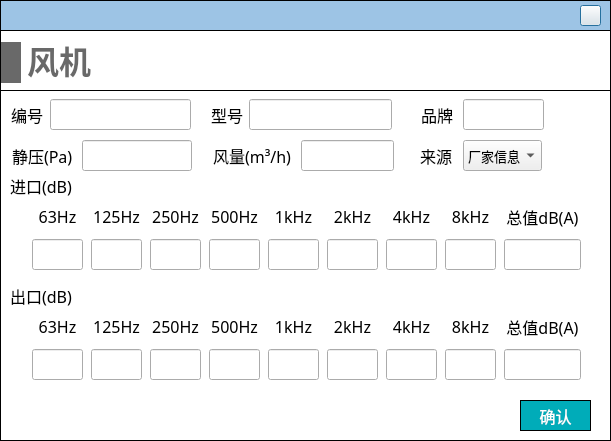
<?xml version="1.0" encoding="UTF-8"?>
<ui version="4.0">
 <class>Dialog_fan</class>
 <widget class="QDialog" name="Dialog_fan">
  <property name="geometry">
   <rect>
    <x>0</x>
    <y>0</y>
    <width>611</width>
    <height>441</height>
   </rect>
  </property>
  <property name="maximumSize">
   <size>
    <width>671</width>
    <height>16777215</height>
   </size>
  </property>
  <property name="windowTitle">
   <string>Dialog</string>
  </property>
  <property name="styleSheet">
   <string notr="true">#Dialog_fan_noise
{
	background-color: rgb(255, 255, 255);
}

QLineEdit 
{
font-family: 'Microsoft YaHei';
font-size: 13px;
}

QComboBox
{
font-family: 'Microsoft YaHei';
font-size: 13px;
}</string>
  </property>
  <widget class="QWidget" name="widget_top" native="true">
   <property name="geometry">
    <rect>
     <x>0</x>
     <y>0</y>
     <width>611</width>
     <height>31</height>
    </rect>
   </property>
   <property name="styleSheet">
    <string notr="true">#widget_top
{
border: 1px solid #000000;
background-color: rgb(157, 196, 229);
	background-color: rgb(157, 196, 229);
}</string>
   </property>
   <widget class="QPushButton" name="close">
    <property name="geometry">
     <rect>
      <x>580</x>
      <y>5</y>
      <width>21</width>
      <height>21</height>
     </rect>
    </property>
    <property name="styleSheet">
     <string notr="true">border-image: url(:/images/image/closeWindow.jpg);</string>
    </property>
    <property name="text">
     <string/>
    </property>
   </widget>
  </widget>
  <widget class="QWidget" name="widget_add_fan_noise" native="true">
   <property name="geometry">
    <rect>
     <x>0</x>
     <y>30</y>
     <width>611</width>
     <height>411</height>
    </rect>
   </property>
   <property name="styleSheet">
    <string notr="true">#widget_add_fan_noise
{
border: 1px solid #000000;
	background-color: rgb(255, 255, 255);
}</string>
   </property>
   <widget class="QWidget" name="widget_2" native="true">
    <property name="geometry">
     <rect>
      <x>0</x>
      <y>60</y>
      <width>611</width>
      <height>351</height>
     </rect>
    </property>
    <property name="styleSheet">
     <string notr="true">#widget_2
{
border: 1px solid #000000;
}

QLabel
{
font-family: '黑体';
font-size: 16px;
}

QLineEdit
{
font-family: '黑体';
}

QRadioButton
{
font-family: '黑体';
}

QPushButton
{
font-family: '黑体';
}</string>
    </property>
    <widget class="QWidget" name="layoutWidget">
     <property name="geometry">
      <rect>
       <x>30</x>
       <y>220</y>
       <width>561</width>
       <height>72</height>
      </rect>
     </property>
     <layout class="QHBoxLayout" name="horizontalLayout">
      <item>
       <layout class="QVBoxLayout" name="verticalLayout">
        <item>
         <widget class="QLabel" name="label_7">
          <property name="minimumSize">
           <size>
            <width>51</width>
            <height>31</height>
           </size>
          </property>
          <property name="maximumSize">
           <size>
            <width>51</width>
            <height>31</height>
           </size>
          </property>
          <property name="font">
           <font>
            <family>黑体</family>
            <pointsize>-1</pointsize>
           </font>
          </property>
          <property name="text">
           <string>63Hz</string>
          </property>
          <property name="alignment">
           <set>Qt::AlignCenter</set>
          </property>
         </widget>
        </item>
        <item>
         <widget class="QLineEdit" name="lineEdit_out_63">
          <property name="minimumSize">
           <size>
            <width>51</width>
            <height>31</height>
           </size>
          </property>
          <property name="maximumSize">
           <size>
            <width>51</width>
            <height>31</height>
           </size>
          </property>
          <property name="font">
           <font>
            <family>黑体</family>
            <pointsize>-1</pointsize>
           </font>
          </property>
          <property name="alignment">
           <set>Qt::AlignCenter</set>
          </property>
         </widget>
        </item>
       </layout>
      </item>
      <item>
       <layout class="QVBoxLayout" name="verticalLayout_2">
        <item>
         <widget class="QLabel" name="label_8">
          <property name="minimumSize">
           <size>
            <width>51</width>
            <height>31</height>
           </size>
          </property>
          <property name="maximumSize">
           <size>
            <width>51</width>
            <height>31</height>
           </size>
          </property>
          <property name="font">
           <font>
            <family>黑体</family>
            <pointsize>-1</pointsize>
           </font>
          </property>
          <property name="text">
           <string>125Hz</string>
          </property>
          <property name="alignment">
           <set>Qt::AlignCenter</set>
          </property>
         </widget>
        </item>
        <item>
         <widget class="QLineEdit" name="lineEdit_out_125">
          <property name="minimumSize">
           <size>
            <width>51</width>
            <height>31</height>
           </size>
          </property>
          <property name="maximumSize">
           <size>
            <width>51</width>
            <height>31</height>
           </size>
          </property>
          <property name="font">
           <font>
            <family>黑体</family>
            <pointsize>-1</pointsize>
           </font>
          </property>
          <property name="alignment">
           <set>Qt::AlignCenter</set>
          </property>
         </widget>
        </item>
       </layout>
      </item>
      <item>
       <layout class="QVBoxLayout" name="verticalLayout_3">
        <item>
         <widget class="QLabel" name="label_9">
          <property name="minimumSize">
           <size>
            <width>51</width>
            <height>31</height>
           </size>
          </property>
          <property name="maximumSize">
           <size>
            <width>51</width>
            <height>31</height>
           </size>
          </property>
          <property name="font">
           <font>
            <family>黑体</family>
            <pointsize>-1</pointsize>
           </font>
          </property>
          <property name="text">
           <string>250Hz</string>
          </property>
          <property name="alignment">
           <set>Qt::AlignCenter</set>
          </property>
         </widget>
        </item>
        <item>
         <widget class="QLineEdit" name="lineEdit_out_250">
          <property name="minimumSize">
           <size>
            <width>51</width>
            <height>31</height>
           </size>
          </property>
          <property name="maximumSize">
           <size>
            <width>51</width>
            <height>31</height>
           </size>
          </property>
          <property name="font">
           <font>
            <family>黑体</family>
            <pointsize>-1</pointsize>
           </font>
          </property>
          <property name="alignment">
           <set>Qt::AlignCenter</set>
          </property>
         </widget>
        </item>
       </layout>
      </item>
      <item>
       <layout class="QVBoxLayout" name="verticalLayout_4">
        <item>
         <widget class="QLabel" name="label_10">
          <property name="minimumSize">
           <size>
            <width>51</width>
            <height>31</height>
           </size>
          </property>
          <property name="maximumSize">
           <size>
            <width>51</width>
            <height>31</height>
           </size>
          </property>
          <property name="font">
           <font>
            <family>黑体</family>
            <pointsize>-1</pointsize>
           </font>
          </property>
          <property name="text">
           <string>500Hz</string>
          </property>
          <property name="alignment">
           <set>Qt::AlignCenter</set>
          </property>
         </widget>
        </item>
        <item>
         <widget class="QLineEdit" name="lineEdit_out_500">
          <property name="minimumSize">
           <size>
            <width>51</width>
            <height>31</height>
           </size>
          </property>
          <property name="maximumSize">
           <size>
            <width>51</width>
            <height>31</height>
           </size>
          </property>
          <property name="font">
           <font>
            <family>黑体</family>
            <pointsize>-1</pointsize>
           </font>
          </property>
          <property name="alignment">
           <set>Qt::AlignCenter</set>
          </property>
         </widget>
        </item>
       </layout>
      </item>
      <item>
       <layout class="QVBoxLayout" name="verticalLayout_5">
        <item>
         <widget class="QLabel" name="label_11">
          <property name="minimumSize">
           <size>
            <width>51</width>
            <height>31</height>
           </size>
          </property>
          <property name="maximumSize">
           <size>
            <width>51</width>
            <height>31</height>
           </size>
          </property>
          <property name="font">
           <font>
            <family>黑体</family>
            <pointsize>-1</pointsize>
           </font>
          </property>
          <property name="text">
           <string>1kHz</string>
          </property>
          <property name="alignment">
           <set>Qt::AlignCenter</set>
          </property>
         </widget>
        </item>
        <item>
         <widget class="QLineEdit" name="lineEdit_out_1k">
          <property name="minimumSize">
           <size>
            <width>51</width>
            <height>31</height>
           </size>
          </property>
          <property name="maximumSize">
           <size>
            <width>51</width>
            <height>31</height>
           </size>
          </property>
          <property name="font">
           <font>
            <family>黑体</family>
            <pointsize>-1</pointsize>
           </font>
          </property>
          <property name="alignment">
           <set>Qt::AlignCenter</set>
          </property>
         </widget>
        </item>
       </layout>
      </item>
      <item>
       <layout class="QVBoxLayout" name="verticalLayout_6">
        <property name="spacing">
         <number>6</number>
        </property>
        <item>
         <widget class="QLabel" name="label_12">
          <property name="minimumSize">
           <size>
            <width>51</width>
            <height>31</height>
           </size>
          </property>
          <property name="maximumSize">
           <size>
            <width>51</width>
            <height>31</height>
           </size>
          </property>
          <property name="font">
           <font>
            <family>黑体</family>
            <pointsize>-1</pointsize>
           </font>
          </property>
          <property name="text">
           <string>2kHz</string>
          </property>
          <property name="alignment">
           <set>Qt::AlignCenter</set>
          </property>
         </widget>
        </item>
        <item>
         <widget class="QLineEdit" name="lineEdit_out_2k">
          <property name="minimumSize">
           <size>
            <width>51</width>
            <height>31</height>
           </size>
          </property>
          <property name="maximumSize">
           <size>
            <width>51</width>
            <height>31</height>
           </size>
          </property>
          <property name="font">
           <font>
            <family>黑体</family>
            <pointsize>-1</pointsize>
           </font>
          </property>
          <property name="alignment">
           <set>Qt::AlignCenter</set>
          </property>
         </widget>
        </item>
       </layout>
      </item>
      <item>
       <layout class="QVBoxLayout" name="verticalLayout_7">
        <item>
         <widget class="QLabel" name="label_">
          <property name="minimumSize">
           <size>
            <width>51</width>
            <height>31</height>
           </size>
          </property>
          <property name="maximumSize">
           <size>
            <width>51</width>
            <height>31</height>
           </size>
          </property>
          <property name="font">
           <font>
            <family>黑体</family>
            <pointsize>-1</pointsize>
           </font>
          </property>
          <property name="text">
           <string>4kHz</string>
          </property>
          <property name="alignment">
           <set>Qt::AlignCenter</set>
          </property>
         </widget>
        </item>
        <item>
         <widget class="QLineEdit" name="lineEdit_out_4k">
          <property name="minimumSize">
           <size>
            <width>51</width>
            <height>31</height>
           </size>
          </property>
          <property name="maximumSize">
           <size>
            <width>51</width>
            <height>31</height>
           </size>
          </property>
          <property name="font">
           <font>
            <family>黑体</family>
            <pointsize>-1</pointsize>
           </font>
          </property>
          <property name="alignment">
           <set>Qt::AlignCenter</set>
          </property>
         </widget>
        </item>
       </layout>
      </item>
      <item>
       <layout class="QVBoxLayout" name="verticalLayout_8">
        <item>
         <widget class="QLabel" name="label_14">
          <property name="minimumSize">
           <size>
            <width>51</width>
            <height>31</height>
           </size>
          </property>
          <property name="maximumSize">
           <size>
            <width>51</width>
            <height>31</height>
           </size>
          </property>
          <property name="font">
           <font>
            <family>黑体</family>
            <pointsize>-1</pointsize>
           </font>
          </property>
          <property name="text">
           <string>8kHz</string>
          </property>
          <property name="alignment">
           <set>Qt::AlignCenter</set>
          </property>
         </widget>
        </item>
        <item>
         <widget class="QLineEdit" name="lineEdit_out_8k">
          <property name="minimumSize">
           <size>
            <width>51</width>
            <height>31</height>
           </size>
          </property>
          <property name="maximumSize">
           <size>
            <width>51</width>
            <height>31</height>
           </size>
          </property>
          <property name="font">
           <font>
            <family>黑体</family>
            <pointsize>-1</pointsize>
           </font>
          </property>
          <property name="alignment">
           <set>Qt::AlignCenter</set>
          </property>
         </widget>
        </item>
       </layout>
      </item>
      <item>
       <layout class="QVBoxLayout" name="verticalLayout_9">
        <item>
         <widget class="QLabel" name="label_23">
          <property name="minimumSize">
           <size>
            <width>77</width>
            <height>31</height>
           </size>
          </property>
          <property name="maximumSize">
           <size>
            <width>51</width>
            <height>31</height>
           </size>
          </property>
          <property name="font">
           <font>
            <family>黑体</family>
            <pointsize>-1</pointsize>
           </font>
          </property>
          <property name="text">
           <string>总值dB(A)</string>
          </property>
          <property name="alignment">
           <set>Qt::AlignCenter</set>
          </property>
         </widget>
        </item>
        <item>
         <widget class="QLineEdit" name="lineEdit_out_total">
          <property name="minimumSize">
           <size>
            <width>77</width>
            <height>31</height>
           </size>
          </property>
          <property name="maximumSize">
           <size>
            <width>51</width>
            <height>31</height>
           </size>
          </property>
          <property name="font">
           <font>
            <family>黑体</family>
            <pointsize>-1</pointsize>
           </font>
          </property>
          <property name="alignment">
           <set>Qt::AlignCenter</set>
          </property>
          <property name="readOnly">
           <bool>true</bool>
          </property>
         </widget>
        </item>
       </layout>
      </item>
     </layout>
    </widget>
    <widget class="QLineEdit" name="lineEdit_air_volume">
     <property name="geometry">
      <rect>
       <x>301</x>
       <y>50</y>
       <width>93</width>
       <height>31</height>
      </rect>
     </property>
     <property name="minimumSize">
      <size>
       <width>0</width>
       <height>31</height>
      </size>
     </property>
     <property name="font">
      <font>
       <family>黑体</family>
       <pointsize>-1</pointsize>
      </font>
     </property>
    </widget>
    <widget class="QLabel" name="label_6">
     <property name="geometry">
      <rect>
       <x>213</x>
       <y>50</y>
       <width>82</width>
       <height>31</height>
      </rect>
     </property>
     <property name="font">
      <font>
       <family>黑体</family>
       <pointsize>-1</pointsize>
      </font>
     </property>
     <property name="text">
      <string>风量(m³/h)</string>
     </property>
    </widget>
    <widget class="QLineEdit" name="lineEdit_static_pressure">
     <property name="geometry">
      <rect>
       <x>82</x>
       <y>50</y>
       <width>110</width>
       <height>31</height>
      </rect>
     </property>
     <property name="minimumSize">
      <size>
       <width>0</width>
       <height>31</height>
      </size>
     </property>
     <property name="font">
      <font>
       <family>黑体</family>
       <pointsize>-1</pointsize>
      </font>
     </property>
    </widget>
    <widget class="QLabel" name="label_17">
     <property name="geometry">
      <rect>
       <x>12</x>
       <y>50</y>
       <width>64</width>
       <height>31</height>
      </rect>
     </property>
     <property name="font">
      <font>
       <family>黑体</family>
       <pointsize>-1</pointsize>
      </font>
     </property>
     <property name="text">
      <string>静压(Pa)</string>
     </property>
    </widget>
    <widget class="QLabel" name="label_16">
     <property name="geometry">
      <rect>
       <x>10</x>
       <y>80</y>
       <width>71</width>
       <height>31</height>
      </rect>
     </property>
     <property name="font">
      <font>
       <family>黑体</family>
       <pointsize>-1</pointsize>
      </font>
     </property>
     <property name="text">
      <string>进口(dB)</string>
     </property>
    </widget>
    <widget class="QLabel" name="label_19">
     <property name="geometry">
      <rect>
       <x>10</x>
       <y>190</y>
       <width>71</width>
       <height>31</height>
      </rect>
     </property>
     <property name="font">
      <font>
       <family>黑体</family>
       <pointsize>-1</pointsize>
      </font>
     </property>
     <property name="text">
      <string>出口(dB)</string>
     </property>
    </widget>
    <widget class="QWidget" name="layoutWidget_3">
     <property name="geometry">
      <rect>
       <x>30</x>
       <y>110</y>
       <width>561</width>
       <height>72</height>
      </rect>
     </property>
     <layout class="QHBoxLayout" name="horizontalLayout_2">
      <item>
       <layout class="QVBoxLayout" name="verticalLayout_10">
        <item>
         <widget class="QLabel" name="label_20">
          <property name="minimumSize">
           <size>
            <width>51</width>
            <height>31</height>
           </size>
          </property>
          <property name="maximumSize">
           <size>
            <width>51</width>
            <height>31</height>
           </size>
          </property>
          <property name="font">
           <font>
            <family>黑体</family>
            <pointsize>-1</pointsize>
           </font>
          </property>
          <property name="text">
           <string>63Hz</string>
          </property>
          <property name="alignment">
           <set>Qt::AlignCenter</set>
          </property>
         </widget>
        </item>
        <item>
         <widget class="QLineEdit" name="lineEdit_in_63">
          <property name="minimumSize">
           <size>
            <width>51</width>
            <height>31</height>
           </size>
          </property>
          <property name="maximumSize">
           <size>
            <width>51</width>
            <height>31</height>
           </size>
          </property>
          <property name="font">
           <font>
            <family>黑体</family>
            <pointsize>-1</pointsize>
           </font>
          </property>
          <property name="alignment">
           <set>Qt::AlignCenter</set>
          </property>
         </widget>
        </item>
       </layout>
      </item>
      <item>
       <layout class="QVBoxLayout" name="verticalLayout_11">
        <item>
         <widget class="QLabel" name="label_21">
          <property name="minimumSize">
           <size>
            <width>51</width>
            <height>31</height>
           </size>
          </property>
          <property name="maximumSize">
           <size>
            <width>51</width>
            <height>31</height>
           </size>
          </property>
          <property name="font">
           <font>
            <family>黑体</family>
            <pointsize>-1</pointsize>
           </font>
          </property>
          <property name="text">
           <string>125Hz</string>
          </property>
          <property name="alignment">
           <set>Qt::AlignCenter</set>
          </property>
         </widget>
        </item>
        <item>
         <widget class="QLineEdit" name="lineEdit_in_125">
          <property name="minimumSize">
           <size>
            <width>51</width>
            <height>31</height>
           </size>
          </property>
          <property name="maximumSize">
           <size>
            <width>51</width>
            <height>31</height>
           </size>
          </property>
          <property name="font">
           <font>
            <family>黑体</family>
            <pointsize>-1</pointsize>
           </font>
          </property>
          <property name="alignment">
           <set>Qt::AlignCenter</set>
          </property>
         </widget>
        </item>
       </layout>
      </item>
      <item>
       <layout class="QVBoxLayout" name="verticalLayout_12">
        <item>
         <widget class="QLabel" name="label_22">
          <property name="minimumSize">
           <size>
            <width>51</width>
            <height>31</height>
           </size>
          </property>
          <property name="maximumSize">
           <size>
            <width>51</width>
            <height>31</height>
           </size>
          </property>
          <property name="font">
           <font>
            <family>黑体</family>
            <pointsize>-1</pointsize>
           </font>
          </property>
          <property name="text">
           <string>250Hz</string>
          </property>
          <property name="alignment">
           <set>Qt::AlignCenter</set>
          </property>
         </widget>
        </item>
        <item>
         <widget class="QLineEdit" name="lineEdit_in_250">
          <property name="minimumSize">
           <size>
            <width>51</width>
            <height>31</height>
           </size>
          </property>
          <property name="maximumSize">
           <size>
            <width>51</width>
            <height>31</height>
           </size>
          </property>
          <property name="font">
           <font>
            <family>黑体</family>
            <pointsize>-1</pointsize>
           </font>
          </property>
          <property name="alignment">
           <set>Qt::AlignCenter</set>
          </property>
         </widget>
        </item>
       </layout>
      </item>
      <item>
       <layout class="QVBoxLayout" name="verticalLayout_13">
        <item>
         <widget class="QLabel" name="label_24">
          <property name="minimumSize">
           <size>
            <width>51</width>
            <height>31</height>
           </size>
          </property>
          <property name="maximumSize">
           <size>
            <width>51</width>
            <height>31</height>
           </size>
          </property>
          <property name="font">
           <font>
            <family>黑体</family>
            <pointsize>-1</pointsize>
           </font>
          </property>
          <property name="text">
           <string>500Hz</string>
          </property>
          <property name="alignment">
           <set>Qt::AlignCenter</set>
          </property>
         </widget>
        </item>
        <item>
         <widget class="QLineEdit" name="lineEdit_in_500">
          <property name="minimumSize">
           <size>
            <width>51</width>
            <height>31</height>
           </size>
          </property>
          <property name="maximumSize">
           <size>
            <width>51</width>
            <height>31</height>
           </size>
          </property>
          <property name="font">
           <font>
            <family>黑体</family>
            <pointsize>-1</pointsize>
           </font>
          </property>
          <property name="alignment">
           <set>Qt::AlignCenter</set>
          </property>
         </widget>
        </item>
       </layout>
      </item>
      <item>
       <layout class="QVBoxLayout" name="verticalLayout_14">
        <item>
         <widget class="QLabel" name="label_25">
          <property name="minimumSize">
           <size>
            <width>51</width>
            <height>31</height>
           </size>
          </property>
          <property name="maximumSize">
           <size>
            <width>51</width>
            <height>31</height>
           </size>
          </property>
          <property name="font">
           <font>
            <family>黑体</family>
            <pointsize>-1</pointsize>
           </font>
          </property>
          <property name="text">
           <string>1kHz</string>
          </property>
          <property name="alignment">
           <set>Qt::AlignCenter</set>
          </property>
         </widget>
        </item>
        <item>
         <widget class="QLineEdit" name="lineEdit_in_1k">
          <property name="minimumSize">
           <size>
            <width>51</width>
            <height>31</height>
           </size>
          </property>
          <property name="maximumSize">
           <size>
            <width>51</width>
            <height>31</height>
           </size>
          </property>
          <property name="font">
           <font>
            <family>黑体</family>
            <pointsize>-1</pointsize>
           </font>
          </property>
          <property name="alignment">
           <set>Qt::AlignCenter</set>
          </property>
         </widget>
        </item>
       </layout>
      </item>
      <item>
       <layout class="QVBoxLayout" name="verticalLayout_15">
        <property name="spacing">
         <number>6</number>
        </property>
        <item>
         <widget class="QLabel" name="label_26">
          <property name="minimumSize">
           <size>
            <width>51</width>
            <height>31</height>
           </size>
          </property>
          <property name="maximumSize">
           <size>
            <width>51</width>
            <height>31</height>
           </size>
          </property>
          <property name="font">
           <font>
            <family>黑体</family>
            <pointsize>-1</pointsize>
           </font>
          </property>
          <property name="text">
           <string>2kHz</string>
          </property>
          <property name="alignment">
           <set>Qt::AlignCenter</set>
          </property>
         </widget>
        </item>
        <item>
         <widget class="QLineEdit" name="lineEdit_in_2k">
          <property name="minimumSize">
           <size>
            <width>51</width>
            <height>31</height>
           </size>
          </property>
          <property name="maximumSize">
           <size>
            <width>51</width>
            <height>31</height>
           </size>
          </property>
          <property name="font">
           <font>
            <family>黑体</family>
            <pointsize>-1</pointsize>
           </font>
          </property>
          <property name="alignment">
           <set>Qt::AlignCenter</set>
          </property>
         </widget>
        </item>
       </layout>
      </item>
      <item>
       <layout class="QVBoxLayout" name="verticalLayout_16">
        <item>
         <widget class="QLabel" name="label_1">
          <property name="minimumSize">
           <size>
            <width>51</width>
            <height>31</height>
           </size>
          </property>
          <property name="maximumSize">
           <size>
            <width>51</width>
            <height>31</height>
           </size>
          </property>
          <property name="font">
           <font>
            <family>黑体</family>
            <pointsize>-1</pointsize>
           </font>
          </property>
          <property name="text">
           <string>4kHz</string>
          </property>
          <property name="alignment">
           <set>Qt::AlignCenter</set>
          </property>
         </widget>
        </item>
        <item>
         <widget class="QLineEdit" name="lineEdit_in_4k">
          <property name="minimumSize">
           <size>
            <width>51</width>
            <height>31</height>
           </size>
          </property>
          <property name="maximumSize">
           <size>
            <width>51</width>
            <height>31</height>
           </size>
          </property>
          <property name="font">
           <font>
            <family>黑体</family>
            <pointsize>-1</pointsize>
           </font>
          </property>
          <property name="alignment">
           <set>Qt::AlignCenter</set>
          </property>
         </widget>
        </item>
       </layout>
      </item>
      <item>
       <layout class="QVBoxLayout" name="verticalLayout_17">
        <item>
         <widget class="QLabel" name="label_27">
          <property name="minimumSize">
           <size>
            <width>51</width>
            <height>31</height>
           </size>
          </property>
          <property name="maximumSize">
           <size>
            <width>51</width>
            <height>31</height>
           </size>
          </property>
          <property name="font">
           <font>
            <family>黑体</family>
            <pointsize>-1</pointsize>
           </font>
          </property>
          <property name="text">
           <string>8kHz</string>
          </property>
          <property name="alignment">
           <set>Qt::AlignCenter</set>
          </property>
         </widget>
        </item>
        <item>
         <widget class="QLineEdit" name="lineEdit_in_8k">
          <property name="minimumSize">
           <size>
            <width>51</width>
            <height>31</height>
           </size>
          </property>
          <property name="maximumSize">
           <size>
            <width>51</width>
            <height>31</height>
           </size>
          </property>
          <property name="font">
           <font>
            <family>黑体</family>
            <pointsize>-1</pointsize>
           </font>
          </property>
          <property name="alignment">
           <set>Qt::AlignCenter</set>
          </property>
         </widget>
        </item>
       </layout>
      </item>
      <item>
       <layout class="QVBoxLayout" name="verticalLayout_18">
        <item>
         <widget class="QLabel" name="label_28">
          <property name="minimumSize">
           <size>
            <width>77</width>
            <height>31</height>
           </size>
          </property>
          <property name="maximumSize">
           <size>
            <width>51</width>
            <height>31</height>
           </size>
          </property>
          <property name="font">
           <font>
            <family>黑体</family>
            <pointsize>-1</pointsize>
           </font>
          </property>
          <property name="text">
           <string>总值dB(A)</string>
          </property>
          <property name="alignment">
           <set>Qt::AlignCenter</set>
          </property>
         </widget>
        </item>
        <item>
         <widget class="QLineEdit" name="lineEdit_in_total">
          <property name="minimumSize">
           <size>
            <width>77</width>
            <height>31</height>
           </size>
          </property>
          <property name="maximumSize">
           <size>
            <width>51</width>
            <height>31</height>
           </size>
          </property>
          <property name="font">
           <font>
            <family>黑体</family>
            <pointsize>-1</pointsize>
           </font>
          </property>
          <property name="alignment">
           <set>Qt::AlignCenter</set>
          </property>
          <property name="readOnly">
           <bool>true</bool>
          </property>
         </widget>
        </item>
       </layout>
      </item>
     </layout>
    </widget>
    <widget class="QPushButton" name="pushButton_confirm">
     <property name="geometry">
      <rect>
       <x>520</x>
       <y>310</y>
       <width>71</width>
       <height>31</height>
      </rect>
     </property>
     <property name="font">
      <font>
       <family>黑体</family>
       <pointsize>12</pointsize>
      </font>
     </property>
     <property name="styleSheet">
      <string notr="true">QPushButton
{
	color:#ffffff; /*文字颜色*/
    background-color: #00ACB9;/*背景色*/
    border-radius:0px; /*边框倒角*/
	border: 1px solid #000000;
}


QPushButton:hover 
{
background-color: rgb(0,142,153);
color: white;
}</string>
     </property>
     <property name="text">
      <string>确认</string>
     </property>
    </widget>
    <widget class="QLabel" name="label_29">
     <property name="geometry">
      <rect>
       <x>420</x>
       <y>50</y>
       <width>32</width>
       <height>31</height>
      </rect>
     </property>
     <property name="font">
      <font>
       <family>黑体</family>
       <pointsize>-1</pointsize>
      </font>
     </property>
     <property name="text">
      <string>来源</string>
     </property>
    </widget>
    <widget class="QComboBox" name="comboBox_data_source">
     <property name="geometry">
      <rect>
       <x>463</x>
       <y>50</y>
       <width>79</width>
       <height>31</height>
      </rect>
     </property>
     <property name="sizePolicy">
      <sizepolicy hsizetype="Expanding" vsizetype="Fixed">
       <horstretch>0</horstretch>
       <verstretch>0</verstretch>
      </sizepolicy>
     </property>
     <property name="minimumSize">
      <size>
       <width>0</width>
       <height>31</height>
      </size>
     </property>
     <property name="font">
      <font>
       <family>Microsoft YaHei</family>
       <pointsize>-1</pointsize>
      </font>
     </property>
     <item>
      <property name="text">
       <string>厂家信息</string>
      </property>
     </item>
     <item>
      <property name="text">
       <string>设计预估</string>
      </property>
     </item>
    </widget>
    <widget class="QWidget" name="widget_number" native="true">
     <property name="geometry">
      <rect>
       <x>10</x>
       <y>9</y>
       <width>182</width>
       <height>31</height>
      </rect>
     </property>
     <property name="styleSheet">
      <string notr="true">#widget_number
{
	border:none;
}</string>
     </property>
     <widget class="QLineEdit" name="lineEdit_number">
      <property name="geometry">
       <rect>
        <x>40</x>
        <y>0</y>
        <width>141</width>
        <height>31</height>
       </rect>
      </property>
      <property name="minimumSize">
       <size>
        <width>0</width>
        <height>31</height>
       </size>
      </property>
      <property name="font">
       <font>
        <family>黑体</family>
        <pointsize>-1</pointsize>
       </font>
      </property>
     </widget>
     <widget class="QLabel" name="label_number">
      <property name="geometry">
       <rect>
        <x>1</x>
        <y>0</y>
        <width>32</width>
        <height>31</height>
       </rect>
      </property>
      <property name="font">
       <font>
        <family>黑体</family>
        <pointsize>-1</pointsize>
       </font>
      </property>
      <property name="text">
       <string>编号</string>
      </property>
     </widget>
    </widget>
    <widget class="QWidget" name="widget_model" native="true">
     <property name="geometry">
      <rect>
       <x>210</x>
       <y>9</y>
       <width>183</width>
       <height>31</height>
      </rect>
     </property>
     <property name="styleSheet">
      <string notr="true">#widget_other
{
border:none;
}</string>
     </property>
     <widget class="QLineEdit" name="lineEdit_model">
      <property name="geometry">
       <rect>
        <x>39</x>
        <y>0</y>
        <width>143</width>
        <height>31</height>
       </rect>
      </property>
      <property name="minimumSize">
       <size>
        <width>0</width>
        <height>31</height>
       </size>
      </property>
      <property name="maximumSize">
       <size>
        <width>143</width>
        <height>31</height>
       </size>
      </property>
      <property name="font">
       <font>
        <family>黑体</family>
        <pointsize>-1</pointsize>
       </font>
      </property>
     </widget>
     <widget class="QLabel" name="label_18">
      <property name="geometry">
       <rect>
        <x>1</x>
        <y>0</y>
        <width>32</width>
        <height>31</height>
       </rect>
      </property>
      <property name="font">
       <font>
        <family>黑体</family>
        <pointsize>-1</pointsize>
       </font>
      </property>
      <property name="text">
       <string>型号</string>
      </property>
     </widget>
    </widget>
    <widget class="QWidget" name="widget_brand" native="true">
     <property name="geometry">
      <rect>
       <x>420</x>
       <y>9</y>
       <width>125</width>
       <height>31</height>
      </rect>
     </property>
     <widget class="QLineEdit" name="lineEdit_brand">
      <property name="geometry">
       <rect>
        <x>43</x>
        <y>0</y>
        <width>81</width>
        <height>31</height>
       </rect>
      </property>
      <property name="minimumSize">
       <size>
        <width>0</width>
        <height>31</height>
       </size>
      </property>
      <property name="maximumSize">
       <size>
        <width>142</width>
        <height>31</height>
       </size>
      </property>
      <property name="font">
       <font>
        <family>黑体</family>
        <pointsize>-1</pointsize>
       </font>
      </property>
     </widget>
     <widget class="QLabel" name="label_5">
      <property name="geometry">
       <rect>
        <x>1</x>
        <y>0</y>
        <width>32</width>
        <height>31</height>
       </rect>
      </property>
      <property name="font">
       <font>
        <family>黑体</family>
        <pointsize>-1</pointsize>
       </font>
      </property>
      <property name="text">
       <string>品牌</string>
      </property>
     </widget>
    </widget>
   </widget>
   <widget class="QLabel" name="label_15">
    <property name="geometry">
     <rect>
      <x>27</x>
      <y>11</y>
      <width>64</width>
      <height>43</height>
     </rect>
    </property>
    <property name="font">
     <font>
      <family>Microsoft YaHei</family>
      <pointsize>24</pointsize>
      <bold>true</bold>
     </font>
    </property>
    <property name="styleSheet">
     <string notr="true">QLabel { 
border: none; 
color : rgb(105, 105, 105);
}</string>
    </property>
    <property name="text">
     <string>风机</string>
    </property>
    <property name="alignment">
     <set>Qt::AlignBottom|Qt::AlignHCenter</set>
    </property>
   </widget>
   <widget class="QLabel" name="label_13">
    <property name="geometry">
     <rect>
      <x>1</x>
      <y>12</y>
      <width>20</width>
      <height>41</height>
     </rect>
    </property>
    <property name="minimumSize">
     <size>
      <width>20</width>
      <height>41</height>
     </size>
    </property>
    <property name="maximumSize">
     <size>
      <width>20</width>
      <height>41</height>
     </size>
    </property>
    <property name="styleSheet">
     <string notr="true">QLabel { 
border: none; 
background-color : rgb(105, 105, 105);
}</string>
    </property>
    <property name="text">
     <string/>
    </property>
   </widget>
  </widget>
 </widget>
 <tabstops>
  <tabstop>lineEdit_number</tabstop>
  <tabstop>lineEdit_model</tabstop>
  <tabstop>lineEdit_brand</tabstop>
  <tabstop>lineEdit_static_pressure</tabstop>
  <tabstop>lineEdit_air_volume</tabstop>
  <tabstop>lineEdit_in_63</tabstop>
  <tabstop>lineEdit_in_125</tabstop>
  <tabstop>lineEdit_in_250</tabstop>
  <tabstop>lineEdit_in_500</tabstop>
  <tabstop>lineEdit_in_1k</tabstop>
  <tabstop>lineEdit_in_2k</tabstop>
  <tabstop>lineEdit_in_4k</tabstop>
  <tabstop>lineEdit_in_8k</tabstop>
  <tabstop>lineEdit_out_63</tabstop>
  <tabstop>lineEdit_out_125</tabstop>
  <tabstop>lineEdit_out_250</tabstop>
  <tabstop>lineEdit_out_500</tabstop>
  <tabstop>lineEdit_out_1k</tabstop>
  <tabstop>lineEdit_out_2k</tabstop>
  <tabstop>lineEdit_out_4k</tabstop>
  <tabstop>lineEdit_out_8k</tabstop>
  <tabstop>comboBox_data_source</tabstop>
  <tabstop>lineEdit_in_total</tabstop>
  <tabstop>lineEdit_out_total</tabstop>
  <tabstop>close</tabstop>
  <tabstop>pushButton_confirm</tabstop>
 </tabstops>
 <resources/>
 <connections/>
</ui>
